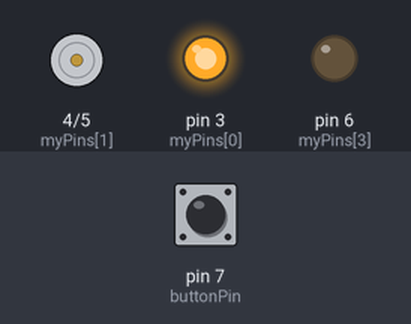
A sketch run on a simulated Arduino Uno, built with avr-gcc and run on an emulated ATmega328P. Shown: motor-driver pin pairs drawn as motors (green arrow = first pin HIGH = forward, orange = second pin HIGH = backward, longer = more drive), output pins drawn as LEDs (lit = HIGH). The inputs (shaded band) are chosen by the test bench; at power-on: pin 7 (buttonPin) LOW. What the sketch prints to the serial monitor is not drawn.

Above: at 0.1 s.
At 1.8 s:
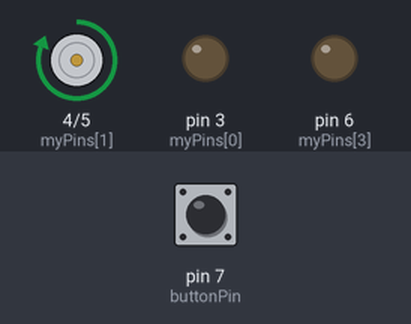
1.9 s: pin 7 (buttonPin) pulled HIGH for 3.2 s
At 5.5 s:
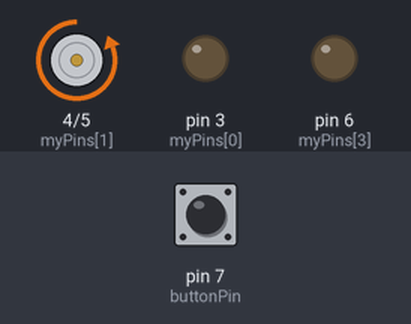
Timing chart, 0 to 14.1 s (numbered marks = the images above; inputs shaded):
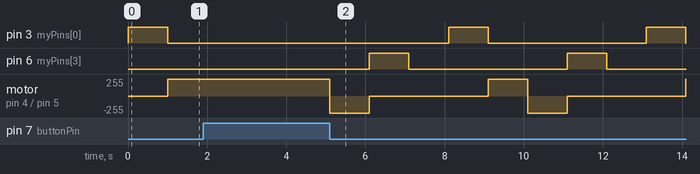

Measured:
- by itself, pin 3 (myPins[0]), pin 6 (myPins[3]): alternates HIGH for 1.0 s and LOW for 4.0 s

The sketch:

BlinkingLeds.ino
```cpp
const int myPins[] = {3, 4, 5, 6};
const int numberLEDs = 4;

unsigned long previousMillis = 2;
const long interval = 1000;

int buttonPin =7;
int buttonRead;

void setup() {
  for(int i = 0; i < numberLEDs; i++){
    pinMode(myPins[i], OUTPUT);
  }
  pinMode(buttonPin, INPUT);
  Serial.begin(9600);
}

void loop() {
  buttonRead=digitalRead(buttonPin);
  while ( buttonRead == 1 ) {
    buttonRead=digitalRead(buttonPin);
    Serial.println(buttonRead);
  }
  Serial.println(buttonRead);
  previousMillis = millis();
  for(int i = 0; i< numberLEDs; i++){
    digitalWrite(myPins[i], HIGH);  // sets the LED on

    unsigned long currentMillis = millis();

    while (currentMillis - previousMillis < interval) {
      currentMillis = millis();
    }

    buttonRead = digitalRead( buttonPin );
    while (buttonRead == 1) {
      buttonRead=digitalRead(buttonPin);
    }

    digitalWrite( myPins[i], LOW );   // sets the LED off
    currentMillis = millis();
    previousMillis = currentMillis;

  }


  buttonRead=digitalRead(buttonPin);
  while ( buttonRead == 1 ){ buttonRead=digitalRead(buttonPin); }

  unsigned long currentMillis = millis();

  while ( currentMillis - previousMillis < interval ) {
    currentMillis = millis();
  }

  previousMillis = currentMillis;

}
```
